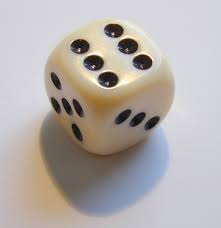
#> input picture source/test.jpg, 221 x 228 px, found by its file name
$ python 7_cv2.equalize.py
#> lines starting #> are read from the running program, lines starting #| are printed output that depends on the picture
import cv2
import numpy as np

img = cv2.imread('source/test.jpg', 0)
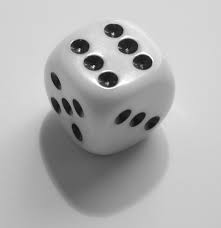
#> img: shape (228, 221); min 9, max 255, mean 175.5
# img = cv2.resize(img, dsize=(0, 0), fx=3, fy=3)
cv2.imshow('original',img)

equalizeHist = cv2.equalizeHist(img)
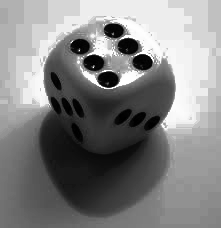
#> equalizeHist: shape (228, 221); min 0, max 255, mean 130.6

cv2.imshow('equalize',equalizeHist)
cv2.waitKey(0)
